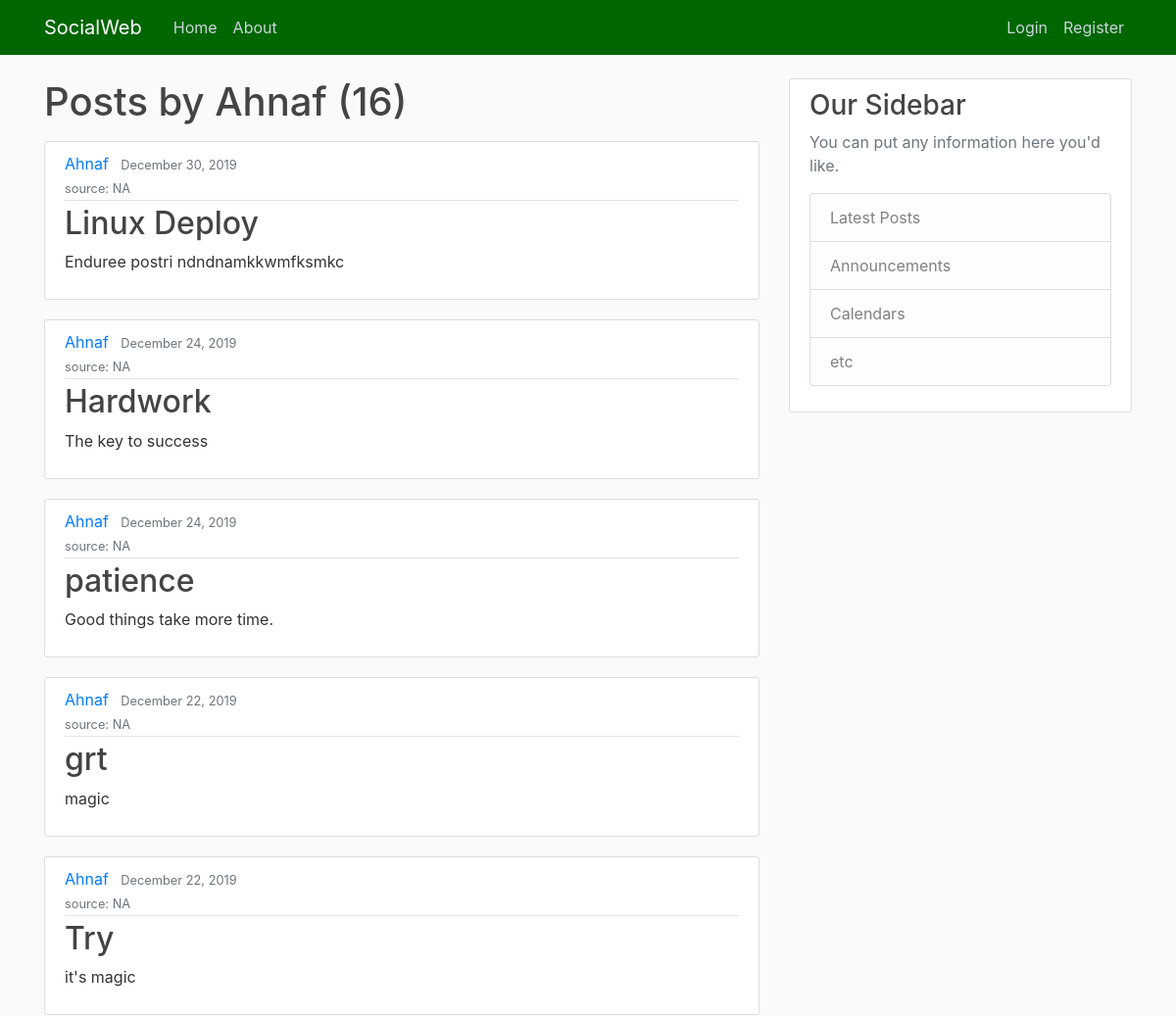
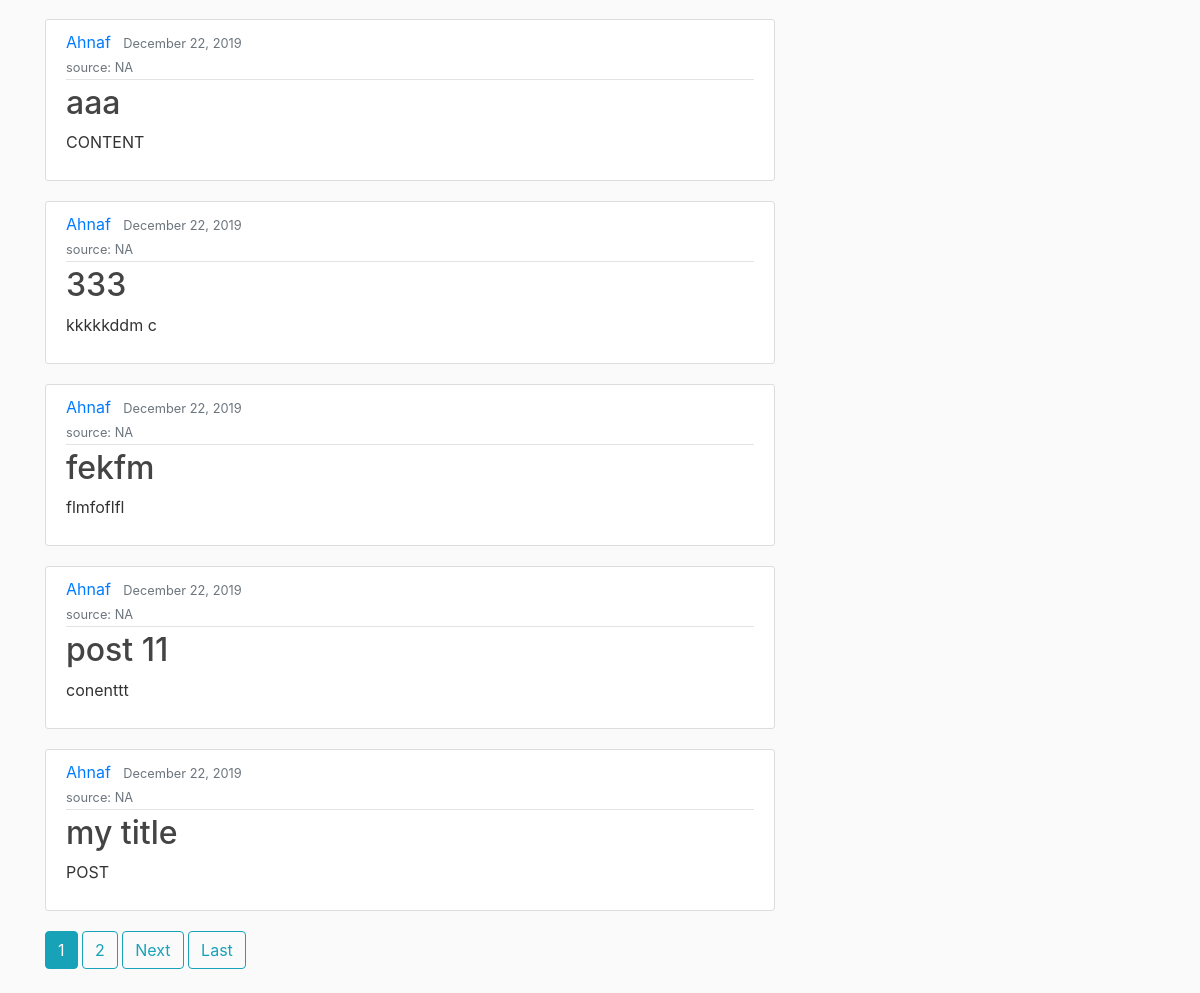
The page /user/Ahnaf on the database as committed earlier (2 pictures, top to bottom).
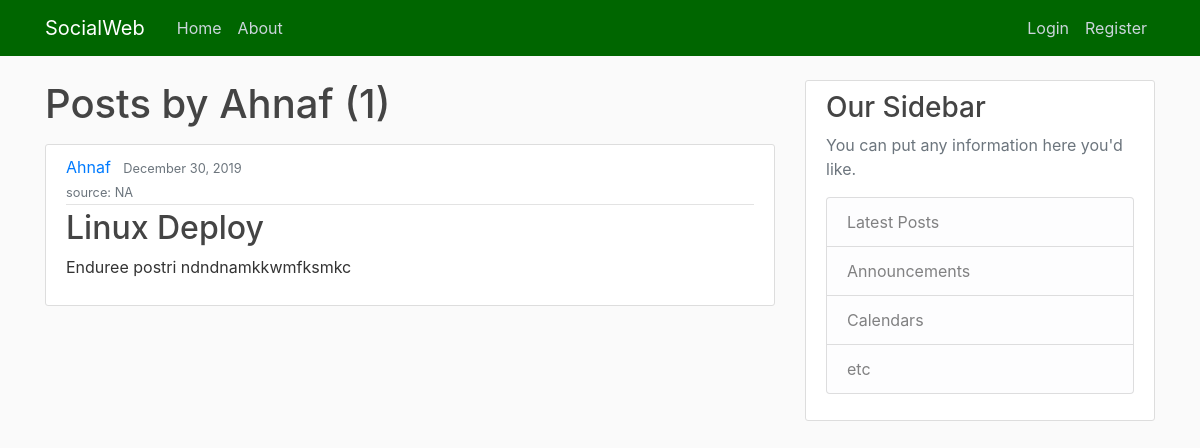
The same page on the database as committed later.
### blog/models.py (models this page shows, shortened)
class Post(models.Model):
    title = models.CharField(max_length=100)
    content = models.TextField()
    date_posted = models.DateTimeField(default=timezone.now)
    author = models.ForeignKey(User, on_delete=models.CASCADE)
    source = models.CharField(max_length=200, default="NA")

### blog/views.py (the view)
# urls.py: path("user/<str:username>", UserPostListViews.as_view(), name="user-posts"),
class UserPostListViews(ListView):
    model = Post
    template_name = "blog/user_posts.html"
    context_object_name = "posts"
    paginate_by = 10
    def get_queryset(self):
        user = get_object_or_404(User, username=self.kwargs.get('username'))
        return Post.objects.filter(author=user).order_by('-date_posted')

### blog/templates/blog/user_posts.html (shortened to what this page needs)
{% extends "blog/base.html" %}
{% block content %}
<h1 class="mb-3">Posts by {{ view.kwargs.username }} ({{ page_obj.paginator.count }})</h1>
    {% for post in posts %}
<article class="media content-section">
    <div class="media-body">
        <div class="article-metadata">
            <a class="mr-2" href="#">{{ post.author }}</a>
            <small class="text-muted">{{ post.date_posted| date:"F d, Y"}}   <br> source: {{post.source}}</small>
        </div>
        <h2><a class="article-title" href="{% url 'user-posts' post.author.username %}">{{ post.title }}</a></h2>
        <p class="article-content">{{ post.content }}</p>
    </div>
</article>
    {% endfor %}
      {% if is_paginated %}
      {% for num in page_obj.paginator.page_range %}
        {% if page_obj.number == num %}
          <a class="btn btn-info mb-4" href="?page={{ num }}">{{ num }}</a>
        {% elif num > page_obj.number|add:'-3' and num < page_obj.number|add:'3' %}
          <a class="btn btn-outline-info mb-4" href="?page={{ num }}">{{ num }}</a>
        {% endif %}
      {% endfor %}
      {% if page_obj.has_next %}
        <a class="btn btn-outline-info mb-4" href="?page={{ page_obj.next_page_number }}">Next</a>
        <a class="btn btn-outline-info mb-4" href="?page={{ page_obj.paginator.num_pages }}">Last</a>
      {% endif %}
    {% endif %}
{% endblock content %}

### blog/templates/blog/base.html (shortened to what this page needs)
{% load static %}
<!DOCTYPE html>
<html lang="en">
<head>
    <link rel="stylesheet" href="https://maxcdn.bootstrapcdn.com/bootstrap/4.0.0/css/bootstrap.min.css">
    <link rel="stylesheet" type="text/css" href="{% static 'blog/main.css' %}">
</head>
<body>
<header class="site-header">
    <nav class="navbar navbar-expand-md navbar-dark bg-steel fixed-top">
        <div class="container">
            <a class="navbar-brand mr-4" href="{% url 'blog-home' %}">SocialWeb</a>
            <div class="collapse navbar-collapse" id="navbarToggle">
                <div class="navbar-nav mr-auto">
                    <a class="nav-item nav-link" href="{% url 'blog-home' %}">Home</a>
                    <a class="nav-item nav-link" href="{% url 'blog-about' %}">About</a>
                </div>
                <div class="navbar-nav">
                    {% if user.is_authenticated %}
                        <a class="nav-item nav-link" href="{% url 'post-create' %}">New Post!</a>
                        <a class="nav-item nav-link" href="{% url 'users-profile' %}">Profile</a>
                        <a class="nav-item nav-link" href="{% url 'logout' %}">Logout</a>
                    {% else %}
                        <a class="nav-item nav-link" href="{% url 'login' %}">Login</a>
                        <a class="nav-item nav-link" href="{% url 'users-register' %}">Register</a>
                    {% endif %}
                </div>
            </div>
        </div>
    </nav>
</header>
<main role="main" class="container">
    <div class="row">
        <div class="col-md-8">
            {% block content %}{% endblock %}
        </div>
        <div class="col-md-4">
            <div class="content-section">
                <h3>Our Sidebar</h3>
                <p class='text-muted'>You can put any information here you'd like.
                <ul class="list-group">
                    <li class="list-group-item list-group-item-light">Latest Posts</li>
                    <li class="list-group-item list-group-item-light">Announcements</li>
                    <li class="list-group-item list-group-item-light">Calendars</li>
                    <li class="list-group-item list-group-item-light">etc</li>
                </ul>
                </p>
            </div>
        </div>
    </div>
</main>
</body>
</html>

### blog/static/blog/main.css (style rules this page uses)
body { background: #fafafa; color: #333333; margin-top: 5rem; }
h1, h2, h3, h4, h5, h6 { color: #444444; }
ul { margin: 0; }
.bg-steel { background-color: #006600; }
.site-header .navbar-nav .nav-link { color: #cbd5db; }
.content-section { background: #ffffff; padding: 10px 20px; border: 1px solid #dddddd; border-radius: 3px; margin-bottom: 20px; }
.article-title { color: #444444; }
.article-content { white-space: pre-line; }
.article-metadata { padding-bottom: 1px; margin-bottom: 4px; border-bottom: 1px solid #e3e3e3 }

Rows that differ between the two databases and show on the page:
removed Post: author "Ahnaf", date_posted "December 24, 2019", source "NA", title "Hardwork", content "The key to success"
removed Post: author "Ahnaf", date_posted "December 24, 2019", source "NA", title "patience", content "Good things take more time."
removed Post: author "Ahnaf", date_posted "December 22, 2019", source "NA", title "grt", content "magic"
removed Post: author "Ahnaf", date_posted "December 22, 2019", source "NA", title "Try", content "it's magic"
removed Post: author "Ahnaf", date_posted "December 22, 2019", source "NA", title "aaa", content "CONTENT"
removed Post: author "Ahnaf", date_posted "December 22, 2019", source "NA", title "333", content "kkkkkddm c"
removed Post: author "Ahnaf", date_posted "December 22, 2019", source "NA", title "fekfm", content "flmfoflfl"
removed Post: author "Ahnaf", date_posted "December 22, 2019", source "NA", title "post 11", content "conenttt"
removed Post: author "Ahnaf", date_posted "December 22, 2019", source "NA", title "my title", content "POST"
Other text that changed with them:
{{ page_obj.paginator.count }}: "16" → "1"
list line gone: "1"
list line gone: "2"
text no longer shown: "Next Last"
